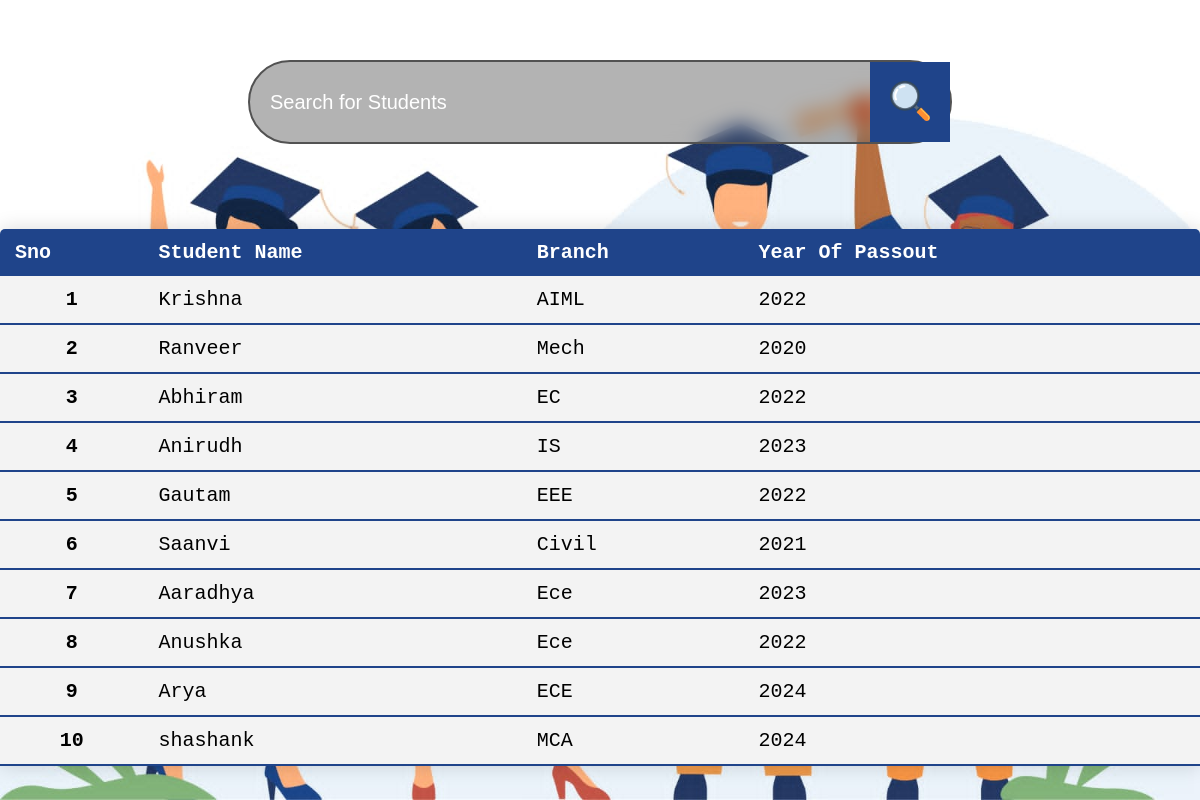
/searchalumini/, run on the app's committed database.
### service/models.py (models this page shows)
class Add_Details(models.Model):
    student_name=models.CharField(max_length=50)
    branch=models.CharField(max_length=50)
    yop=models.CharField(max_length=50)

### Alumini_data_for_Institutions/views.py (the view)
# urls.py: path('searchalumini/', Searchalumini, name='searchalumini'),
def Searchalumini(request):
    aluminidata = Add_Details.objects.all()
    if request.method=="GET":
        se=request.GET.get('searchname')
        if se!=None:
            aluminidata = Add_Details.objects.filter(student_name__icontains=se)
    context = {'Searchalumini': aluminidata}
    return render(request, 'searchdetails.html', context)

### template/searchdetails.html (shortened to what this page needs)
<!DOCTYPE html>
<html lang="en">
<head>
    {% load static %}
    <link rel="stylesheet" href="{% static 'css/searchdetails.css' %}">
</head>
<body>
    <div class="main">
    <div class="container">
        <form action="" class="search" method="GET">
            <input type="text" placeholder="Search for Students" name="searchname">
            <button type="submit"> <img src="{% static 'css/Search-icon.png' %}" alt=""></button>
        </form>
    </div>
     <table class="content-table">
        <thead>
          <tr>
                <th>Sno</th>
                <th>Student Name</th>
                <th>Branch</th>
                <th>Year Of Passout</th>
          </tr>
        </thead>
        {% for r in Searchalumini %}
        <tbody>
          <tr>
            <th>{{forloop.counter}}</th>
            <td>{{r.student_name}}</td>
            <td>{{r.branch}}</td>
            <td>{{r.yop}}</td>
          </tr>
          {% empty %}
          No Data Found
          {% endfor %}
        </tbody>
      </table>
    </div>
</body>
</html>

### static/css/searchdetails.css (style rules this page uses)
body { margin: 0; padding: 0; font-family: monospace; }
.main { width: 100%; height: 100vh; background-color: #1F448A; background-image: url(A-3.jpg); background-position: bottom; background-repeat: no-repeat; background-size: cover; }
.content-table { border-collapse: collapse; margin: 25px 0; font-size: 0.9em; width: 100%; border-radius: 5px 5px 0 0; overflow: hidden; box-shadow: 0 0 20px rgba(0, 0, 0, 0.15); }
.content-table thead tr { background-color: #1F448A; width: 100%; color: #ffffff; text-align: left; font-weight: bold; }
.content-table th, .content-table td { padding: 12px 15px; font-size: 20px; }
.content-table tbody tr { background-color: #f3f3f3; border-bottom: 1px solid #dddddd; }
.content-table tbody tr:last-of-type { border-bottom: 2px solid #1F448A; background-color: #f3f3f3; }
.container { padding: 5%; display: flex; align-items: center; justify-content: center; }
.search { width: 100%; max-width: 700px; background: rgba(78, 78, 78, 0.427); border: solid 2px #525252; display: flex; align-items: center; border-radius: 60px; backdrop-filter: blur(10px) saturate(180%); }
.search input { background: transparent; flex: 1; border: 0; outline: none; padding: 24px 20px; font-size: 20px; color:#ffffff; }
::placeholder { color:#ffffff; }
.search button img { width: 40px; }
.search button { border: 0; width: 80px; height: 80px; background:#1F448A; cursor: pointer; }

### data on the page
Add_Details: student_name "Krishna", branch "AIML", yop "2022"
Add_Details: student_name "Ranveer", branch "Mech", yop "2020"
Add_Details: student_name "Abhiram", branch "EC", yop "2022"
Add_Details: student_name "Anirudh", branch "IS", yop "2023"
Add_Details: student_name "Gautam", branch "EEE", yop "2022"
Add_Details: student_name "Saanvi", branch "Civil", yop "2021"
Add_Details: student_name "Aaradhya", branch "Ece", yop "2023"
Add_Details: student_name "Anushka", branch "Ece", yop "2022"
Add_Details: student_name "Arya", branch "ECE", yop "2024"
Add_Details: student_name "shashank", branch "MCA", yop "2024"
